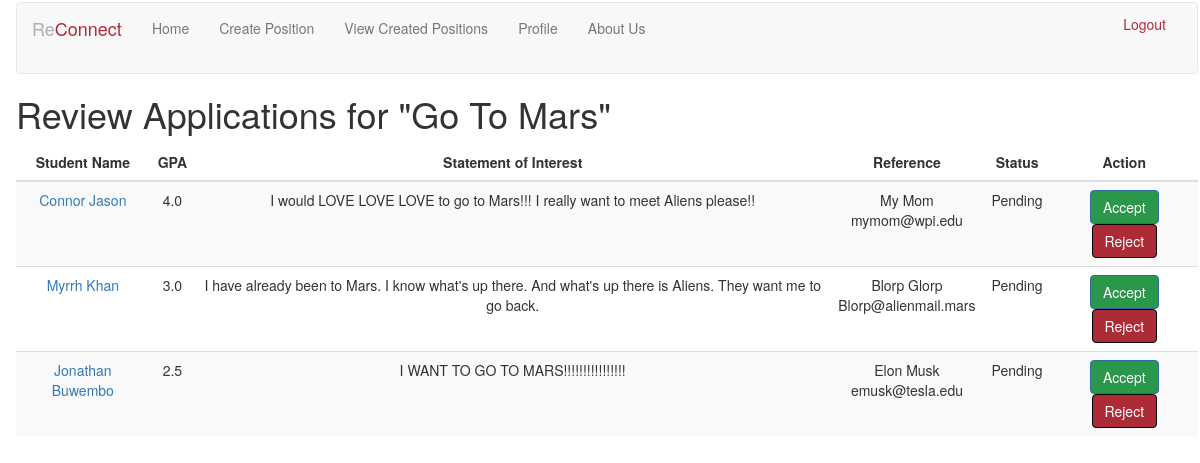
The page /review_applications/2 (signed in) on the database as committed earlier.
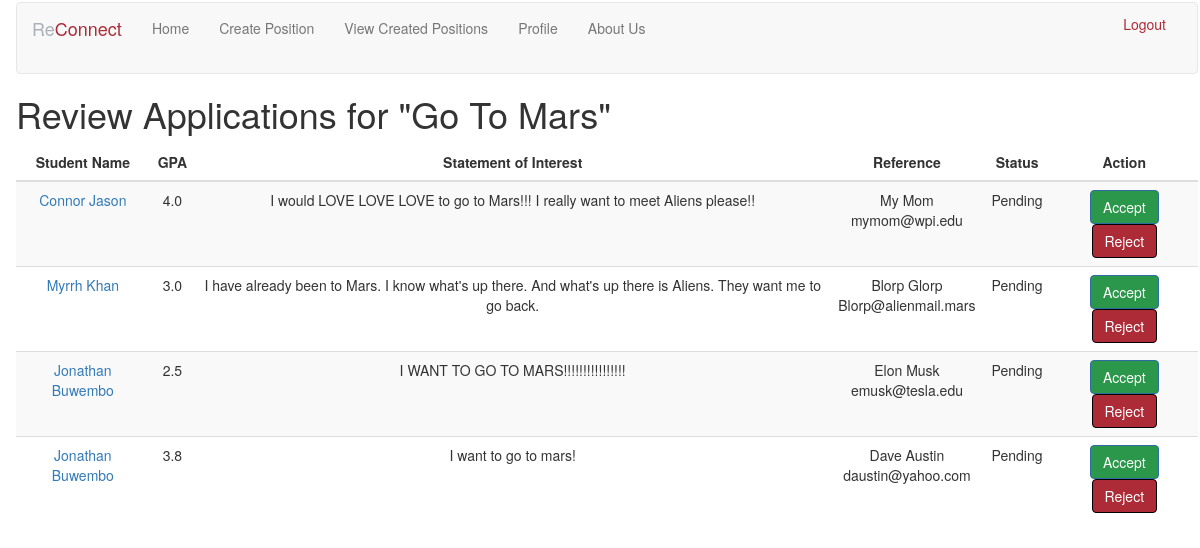
The same page on the database as committed later.
### app/Model/models.py (models this page shows, shortened)
class ResearchPosition(db.Model):
    id = db.Column(db.Integer, primary_key=True)
    title = db.Column(db.String(30), unique=True)
    wantedGPA = db.Column(db.Float)
    languages = db.Column(db.String(150))
    description = db.Column(db.String(1500))
    researchGoals = db.Column(db.String(1500))
    startDate = db.Column(db.DateTime)
    endDate = db.Column(db.DateTime)
    timeCommitment = db.Column(db.Integer)
    faculty = db.Column(db.Integer, db.ForeignKey("faculty.id"))
    languages = db.relationship(
        "ProgrammingLanguage",
        secondary=positionLanguages,
        primaryjoin=(positionLanguages.c.position_id == id),
        backref=db.backref("positionLanguages", lazy="dynamic"),
        lazy="dynamic",
    )
    students_application = db.relationship(
        "Applications", back_populates="enrolled_position"
    )
    researchFields = db.relationship("PositionField", back_populates="position")

class Applications(db.Model):
    studentID = db.Column(db.Integer, db.ForeignKey("student.id"), primary_key=True)
    position = db.Column(
        db.Integer, db.ForeignKey("research_position.id"), primary_key=True
    )
    student_enrolled = db.relationship("Student")
    enrolled_position = db.relationship("ResearchPosition")
    status = db.Column(db.String(10), default="Pending")
    applied_date = db.Column(db.DateTime, default=datetime.now())
    statement_of_interest = db.Column(db.String(1500))
    referenceEmail = db.Column(db.String(20))
    referenceName = db.Column(db.String(20))

class User(db.Model, UserMixin):
    __tablename__ = "user"
    id = db.Column(db.Integer, primary_key=True)
    username = db.Column(db.String(20), unique=True)
    password_hash = db.Column(db.String(20))
    firstname = db.Column(db.String(20))
    lastname = db.Column(db.String(20))
    email = db.Column(db.String(20), unique=True)
    phone_number = db.Column(db.String(10))
    __mapper_args__ = {
        "polymorphic_identity": UserType.User,
    }

class Student(User):
    __tablename__ = "student"
    id = db.Column(None, ForeignKey("user.id"), primary_key=True)
    major = db.Column(db.Integer, db.ForeignKey("major.id"))
    GPA = db.Column(db.Float)
    graduationdate = db.Column(db.DateTime)
    user_type = db.Column(db.String(20), default="Student")
    languages = db.relationship(
        "ProgrammingLanguage",
        secondary=studentLanguages, # specifies link between students to programming languages.
        primaryjoin=(studentLanguages.c.student_id == id), # Join where student_id matches the id of the student.
        backref=db.backref("studentLanguages", lazy="dynamic"), # access all programming languages a student knows.
        lazy="dynamic",
    )
    topics_of_interest = db.relationship(
        "ResearchField",
        secondary=studentFields,
        primaryjoin=(studentFields.c.student_id == id),
        backref=db.backref("studentFields", lazy="dynamic"),
        lazy="dynamic",
    )
    appliedPositions = db.relationship(
        "Applications", back_populates="student_enrolled"
    )
    __mapper_args__ = {"polymorphic_identity": UserType.Student}

### app/Controller/routes.py (the view)
@routes_blueprint.route("/review_applications/<position_id>")
@login_required
def review_applications(position_id):
    if current_user.user_type != "Faculty":
        flash("Only faculty can review applications!")
        return redirect(url_for("routes.index"))
    position = ResearchPosition.query.get(position_id)
    applications = Applications.query.filter_by(position=position_id).all()
    return render_template(
        "review_applications.html", position=position, applications=applications
    )

### agileApp.py (called while the page is built, shortened)
@app.before_request
def initDB(*args, **kwargs):
    if app._got_first_request:
        db.create_all()

### app/Model/models.py (called while the page is built)
@login.user_loader
def load_user(id):
    student = Student.query.filter_by(id=id).first()
    if student:
        return student
    faculty = Faculty.query.filter_by(id=id).first()
    if faculty:
        return faculty
    return None

### app/View/templates/review_applications.html
{% extends "base.html" %} {% block content %}
<h1>Review Applications for "{{ position.title }}"</h1>
<table class="table table-striped">
    <thead>
        <tr>
            <th style="text-align: center">Student Name</th>
            <th style="text-align: center">GPA</th>
            <th style="text-align: center">Statement of Interest</th>
            <th style="text-align: center">Reference</th>
            <th style="text-align: center">Status</th>
            <th style="text-align: center">Action</th>
        </tr>
    </thead>
    <tbody>
        {% for application in applications %}
        <tr style="text-align: center">
            <td>
                <a
                    href="{{ url_for('routes.other_profile', user_id=application.student_enrolled.id) }}"
                >
                    {{ application.student_enrolled.firstname }}
                    {{application.student_enrolled.lastname }}</a
                >
            </td>
            <td>{{ application.student_enrolled.GPA }}</td>
            <td>{{ application.statement_of_interest }}</td>
            <td>
                {{ application.referenceName }}<br />
                {{ application.referenceEmail }}
            </td>
            <td>{{ application.status }}</td>
            <td>
                {% if application.status == 'Pending' %}
                <form
                    action="{{ url_for('routes.accept_application', position_id=application.position) }}"
                    method="post"
                    style="display: inline"
                >
                    <button
                        type="submit"
                        class="btn btn-primary btn-custom-apply"
                    >
                        Accept
                    </button>
                </form>
                <form
                    action="{{ url_for('routes.reject_application', position_id=application.position) }}"
                    method="post"
                    style="display: inline"
                >
                    <button type="submit" class="btn btn-primary btn-custom">
                        Reject
                    </button>
                </form>
                {% else %} Application Processed {% endif %}
            </td>
        </tr>
        {% endfor %}
    </tbody>
</table>
{% endblock %}

### app/View/templates/base.html (shortened to what this page needs)
{% extends 'bootstrap/base.html' %} {% import 'bootstrap/wtf.html' as wtf %} {%
block styles %} {{super()}}
<link rel="stylesheet" href="{{url_for('static', filename='css/main.css')}}" />
{% endblock %} {% block navbar %}
<nav class="navbar navbar-default">
    <div class="container-fluid">
        <div class="navbar-header">
            <a class="navbar-brand" href="#"
                ><span style="color: #a9b0b7">Re</span
                ><span style="color: #ac2b37">Connect</span></a
            >
        </div>
        <div class="collapse navbar-collapse" id="bs-example-navbar-collapse-1">
            <u1 class="nav navbar-nav">
                <li><a href="{{ url_for('routes.index')}}"> Home </a></li>
                {% if current_user.user_type == 'Student' %}
                <li>
                    <a href="{{ url_for('routes.view_applied')}}">
                        View Applied Positions
                    </a>
                </li>
                {% elif current_user.user_type == 'Faculty' %}
                <li>
                    <a href="{{ url_for('routes.create_position')}}">
                        Create Position
                    </a>
                </li>
                <li>
                    <a href="{{ url_for('routes.view_created')}}">
                        View Created Positions
                    </a>
                </li>
                {% endif %}
                {% if not current_user.is_anonymous %}
                <li>
                    <a href="{{ url_for('routes.view_profile')}}"> Profile </a>
                </li>
                {% endif %}
                <li><a href="{{ url_for('routes.about_us')}}">About Us</a></li>
            </u1>
            <ul class="nav navbar navbar-right">
                {% if current_user.is_anonymous %}
                <li><a href="{{ url_for('auth.login')}}"> Login </a></li>
                {% else %}
                <li>
                    <a href="{{ url_for('auth.logout')}}" class="link-custom">
                        Logout
                    </a>
                </li>
                {% endif %}
            </ul>
        </div>
    </div>
</nav>
{% endblock %}

### app/View/static/css/main.css (style rules this page uses)
body { margin: 1px 1px 1px 15px; padding: 1px; }
.btn-custom { background-color: #ac2b37; border: 1px solid #000000; }
.btn-custom-apply { background-color: #2b974a; }
.link-custom { color: #ac2b37; }

Rows that differ between the two databases and show on the page:
added Applications: student_enrolled.firstname "Jonathan", student_enrolled.lastname "Buwembo", student_enrolled.GPA "3.8", statement_of_interest "I want to go to mars!", referenceName "Dave Austin", referenceEmail "daustin@yahoo.com", status "Pending"
